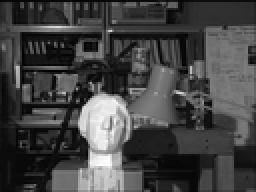
%> input picture Midterm/Q4/Solution 4bb/Code/tsukuba_l.png, 128 x 96 px, shrunk from 384 x 288 before the run (shown 2 times larger)
$ octave Solution4b_Dp.m   (GNU Octave 9; MATLAB toolbox functions it lacks are replaced by stand-ins)
%> lines starting %> are read from the running program, lines starting %| are printed output that depends on the picture; in (x1, y1, x2, y2) boxes, pixels count from 0 and x2, y2 are one past the last pixel; in counts of white or black regions, pixels touching at a corner belong together; the program's own positions count from 1
clc
clear all
imgL =imread('tsukuba_l.png');
%> imgL is the input picture: size 96x128 uint8; min 0, max 255, mean 67.7
imgR =imread('tsukuba_r.png');
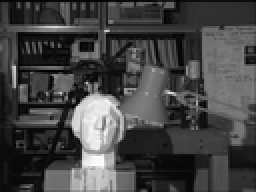
%> input picture Midterm/Q4/Solution 4bb/Code/tsukuba_r.png, 128 x 96 px, shrunk from 384 x 288 before the run (shown 2 times larger)
%> imgR is the input picture: size 96x128 uint8; min 0, max 255, mean 68.1
s = 7; %define disparity range
scale = 1; %define size of block
dMap = zeros(size(imgL), 'single'); %empty disparity map
[mr, mc] = size(imgL); %image dimensions
%> mr = 96; mc = 128
MW = 1e3; %false infinity
% Initialize a 'disparity cost' matrix.
dC = MW * ones(mc, 2 * s + 1, 'single'); %disparity cost
dP = 0.1; % disparity penalty

for m = 1: mr
disp(['Processing image - row ',num2str(m), ' of ', num2str(mr)]);
% Re-initialize the disparity cost matrix.
dC(:) = MW;
minr = max(1, m - scale); %min/max row
maxr = min(mr, m + scale);

for (n = 1 : mc)
minc = max(1, n - scale); %min/max col
maxc = min(mc, n + scale);
dmin = max(-s, 1 - minc); %minimum limit for search
dmax = min( s, mc - maxc); %maximum limit for search

for (d = dmin : dmax)
% Left image disparity.
dC(n, d + s + 1) = ...
sum(sum(abs(imgR(minr:maxr,(minc:maxc)+d) ... %SAD calculation
- imgL(minr:maxr,minc:maxc))));
end
end

maxI = zeros(size(dC), 'single'); %optimal indices
cp = dC(end, :);
for (j = mc-1:-1:1)
cMW = (mc - j + 1) * MW;
%v - row vector with min values.
%ix - row vector with row index of min for each column.
[v,ix] = min([cMW cMW cp(1:end-4)+3*dP;
cMW cp(1:end-3)+2*dP;
cp(1:end-2)+dP;
cp(2:end-1);
cp(3:end)+dP;
cp(4:end)+2*dP cMW;
cp(5:end)+3*dP cMW cMW],[],1);
cp = [cMW dC(j,2:end-1)+v cMW];
maxI(j, 2:end-1) = (2:size(dC,2)-1) + (ix - 4);
end
% Recover optimal route.
[~,ix] = min(cp);
dMap(m,1) = ix;

%For each of the remaining pixels in the row...
for (k = 1:(mc-1))
dMap(m,k+1) = maxI(k, ...
max(1, min(size(maxI,2), round(dMap(m,k)) ) ) );
end
end
%> this loop made 96 passes
%> ix on passes 1 to 10: 12, 12, 12, 12, 12, 12, 12, 12, 12, 13
%> ix on passes 23 to 28: 13, 13, 13, 13, 12, 12
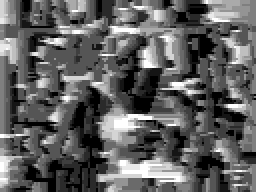
%> dMap: size 96x128 single (shown 2 times larger); min 2, max 14, mean 6.53; drawn with min black and max white
dMap = dMap - s - 1;
%display
figure(1)
imshow(dMap);
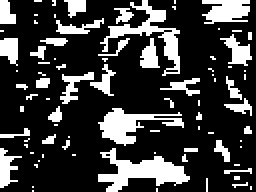
%> displayed picture: size 96x128, on the screen's scale of 0 to 255 (shown 2 times larger); 23.5% white; 84 white regions (58 under 20 px), largest, box (x1, y1, x2, y2) and area: (49, 74, 95, 96) 445, (50, 0, 90, 38) 358, (49, 54, 92, 73) 332
colormap (gca,jet);
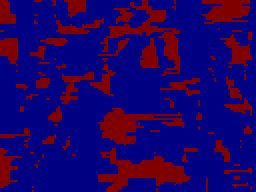
%> displayed picture: size 96x128x3, on the screen's scale of 0 to 255 (shown 2 times larger); mean R, G, B 30.1, 0, 100.2
figure(2)
depth = 1./dMap;
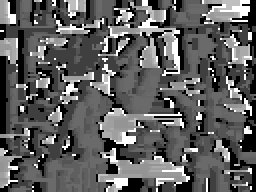
%> depth: size 96x128 single (shown 2 times larger); 7.93% of the values are NaN or infinite; the others: min -1, max 1, mean -0.194; drawn with min black, max white, NaN and infinite black
imshow(depth)
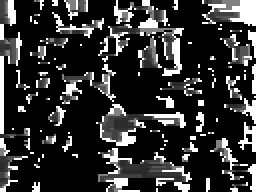
%> displayed picture: size 96x128, on the screen's scale of 0 to 255 (shown 2 times larger); min 0, max 255, mean 52.3
colormap (gca,jet);
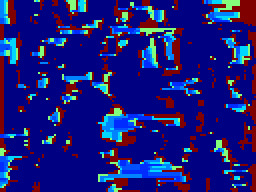
%> displayed picture: size 96x128x3, on the screen's scale of 0 to 255 (shown 2 times larger); mean R, G, B 25.4, 26.1, 124.9
